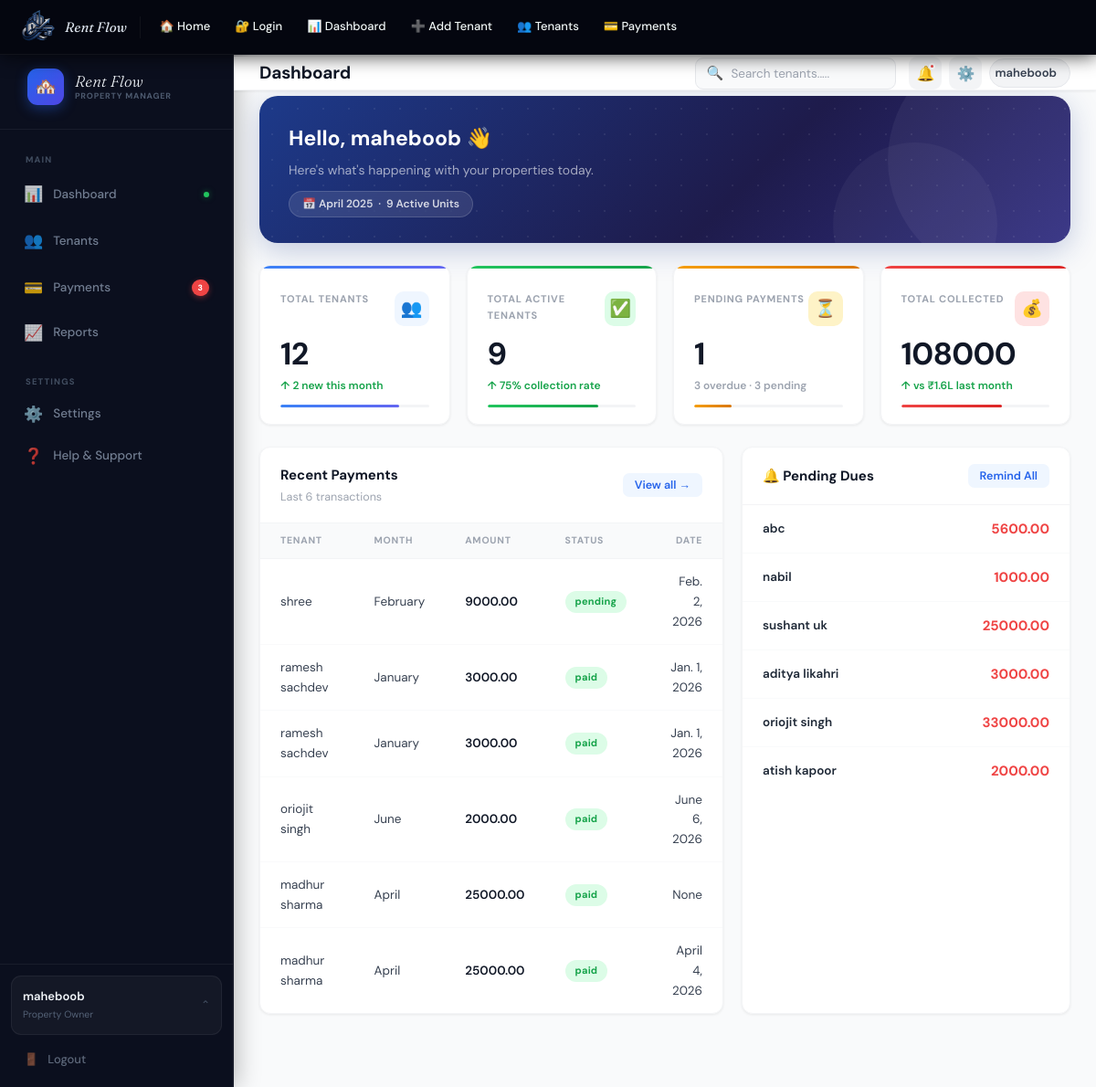
The page /dashboard/ (signed in) on the database its author committed.
### tracker/models.py (models this page shows, shortened)
class payment(models.Model):
    tenant=models.ForeignKey(tenant,on_delete=models.CASCADE,null=True)
    MONTH_CHOICES = [
    ("January", "January"),
    ("February", "February"),
    ("March", "March"),
    ("April", "April"),
    ("May", "May"),
    ("June", "June"),
    ("July", "July"),
    ("August", "August"),
    ("September", "September"),
    ("October", "October"),
    ("November", "November"),
    ("December", "December"),
]
    month=models.CharField(max_length=20,choices=MONTH_CHOICES)
    amount=models.DecimalField(max_digits=10,decimal_places=2,default="")
    status=models.CharField(max_length=20,null=True,
                            choices=[
                                ('paid','paid'),
                                ('unpaid','unpaid'),
                                ('pending','pending')]
                                )
    paid_date=models.DateField(null=True,blank=True)

class tenant(models.Model):
    name=models.CharField(max_length=100)
    phone=models.CharField(max_length=15,default="")
    monthly_rent=models.DecimalField(max_digits=10,decimal_places=2,default=0)
    join_date=models.DateField()
    is_active=models.BooleanField(default=True)

### tracker/views.py (the view, shortened to what this page needs)
# urls.py: path('dashboard/',views.dashboard,name="dashboard"),
@login_required
def dashboard(request):
      tenantlist=tenant.objects.all()
      is_active=tenant.objects.filter(is_active=True).count()
      paymentlist=payment.objects.all()
      amount=payment.objects.filter(status='paid').aggregate(total=Sum('amount'))['total'] or 0
      unpaid=payment.objects.filter(status='unpaid').count()
      pending_payments=payment.objects.filter(status='pending')
      search=request.GET.get("search")
      last_payment=paymentlist.order_by('-id')[:6]
      pending_dues=[]
      tenants=tenant.objects.all()
      for tenant_list in tenants:
            total_paid=payment.objects.filter(tenant=tenant_list).aggregate(total=Sum('amount'))['total'] or 0
            pending=tenant_list.monthly_rent-total_paid
            if pending>0:
                  pending_dues.append({
                        'name':tenant_list.name,
                        'due':pending
                  })
      context={
            'names':tenantlist,
            'count':tenantlist.count(),
            'is_active':is_active,
            'last_payment':last_payment,
            'paymentlist':paymentlist,
            'amount':amount,
            'unpaid':unpaid,
            'pending_payments':pending_payments,
            'pending_due': pending_dues
      }
      return render(request,"tracker/dashboard.html",context)

### tracker/templates/tracker/dashboard.html (shortened to what this page needs)
{% extends 'main_nav.html' %}
{% load static %}
{% block content %}
<link rel="stylesheet" href="{% static 'css/dash.css' %}">
<div id="page-dashboard" class="page active">
   <div class="app-shell">
   {% include 'tracker/side_nav.html' %}
  <div class="main-area">
    <div class="topbar">
      <div class="topbar-title">Dashboard</div>
      <div class="tb-search">
        <span class="tsi">🔍</span>
        <form method="GET">
          <input type="text" name="search" value="{{ request.GET.search }}" placeholder="Search tenants....." />
        </form>
      </div>
      <div class="tb-actions">
        <button class="tb-icon-btn">🔔<span class="notif-dot"></span></button>
        <button class="tb-icon-btn">⚙️</button>
        <div class="tb-user-pill">
          <span class="tb-uname">{{ request.user.username }}</span>
        </div>
      </div>
    </div>
    <div class="page-content">
      <div class="welcome-banner">
        <div class="wb-grid"></div>
        <div class="wb-text">
          <div class="hello">Hello, {{ request.user.username }} 👋</div>
          <div class="sub">Here's what's happening with your properties today.</div>
          <div class="date-badge">📅 April 2025 &nbsp;·&nbsp; {{ is_active }} Active Units</div>
        </div>
      </div>
      <div class="stats-grid">
        <div class="stat-card" style="animation:fadeUp .4s .05s var(--ease) both">
          <div class="accent-bar ac-blue"></div>
          <div class="stat-hdr">
            <div class="stat-lbl">Total Tenants</div>
            <div class="stat-iw si-blue">👥</div>
          </div>
          <div class="stat-val">{{ count }}</div>
          <div class="stat-chg sc-up">↑ 2 new this month</div>
          <div class="stat-bar">
            <div class="stat-bar-fill ac-blue" data-w="80%" style="width: 80%;"></div>
          </div>
        </div>
        <div class="stat-card" style="animation:fadeUp .4s .1s var(--ease) both">
          <div class="accent-bar ac-green"></div>
          <div class="stat-hdr">
            <div class="stat-lbl">Total active Tenants</div>
            <div class="stat-iw si-green">✅</div>
          </div>
          <div class="stat-val">{{ is_active }}</div>
          <div class="stat-chg sc-up">↑ 75% collection rate</div>
          <div class="stat-bar">
            <div class="stat-bar-fill ac-green" data-w="75%" style="width: 75%;"></div>
          </div>
        </div>
        <div class="stat-card" style="animation:fadeUp .4s .15s var(--ease) both">
          <div class="accent-bar ac-amber"></div>
          <div class="stat-hdr">
            <div class="stat-lbl">Pending Payments</div>
            <div class="stat-iw si-amber">⏳</div>
          </div>
          <div class="stat-val">{{ unpaid }}</div>
          <div class="stat-chg sc-neu">3 overdue · 3 pending</div>
          <div class="stat-bar">
            <div class="stat-bar-fill ac-amber" data-w="25%" style="width: 25%;"></div>
          </div>
        </div>
        <div class="stat-card" style="animation:fadeUp .4s .2s var(--ease) both">
          <div class="accent-bar ac-red"></div>
          <div class="stat-hdr">
            <div class="stat-lbl">Total Collected</div>
            <div class="stat-iw si-red">💰</div>
          </div>
          <div class="stat-val">{{ amount }}</div>
          <div class="stat-chg sc-up">↑ vs ₹1.6L last month</div>
          <div class="stat-bar">
            <div class="stat-bar-fill ac-red" data-w="68%" style="width: 68%;"></div>
          </div>
        </div>
      </div>
      <div class="content-grid">
        <div class="card" style="animation:fadeUp .4s .25s var(--ease) both">
          <div class="card-header">
            <div>
              <div class="card-title">Recent Payments</div>
              <div class="card-sub">Last 6 transactions</div>
            </div>
            <button class="card-action">View all →</button>
          </div>
          <table>
            <thead>
              <tr>
                <th>Tenant</th>
                <th>Month</th>
                <th>Amount</th>
                <th>Status</th>
                <th class="tr">Date</th>
              </tr>
            </thead>
            <tbody>
              {% for payment in last_payment %}
                <tr>
                  <td>
                    <div class="td-name">
                      <div class="n">{{ payment.tenant.name }}</div>
                    </div>
                  </td>
                  <td>{{ payment.month }}</td>
                  <td class="fw6">{{ payment.amount }}</td>
                  <td>
                    <span class="badge paid">{{ payment.status }}</span>
                  </td>
                  <td class="tr">{{ payment.paid_date }}</td>
                </tr>
              {% endfor %}
            </tbody>
          </table>
        </div>
        <div class="card" style="animation:fadeUp .4s .3s var(--ease) both">
          <div class="card-header">
            <div>
              <div class="card-title">🔔 Pending Dues</div>
            </div>
            <button class="card-action">Remind All</button>
          </div>
          <div class="pending-list">
              {% for pending in pending_due %}
            <div class="pending-item">
              <div class="pend-info">
                <div class="pend-name">{{ pending.name }}</div>
              </div>
              <div class="pend-amount">{{ pending.due }}</div>
            </div>
            {% endfor %}
          </div>
        </div>
      </div>
    </div>
   </div>
  </div>
</div>
{% endblock %}

### tracker/templates/tracker/side_nav.html (shortened to what this page needs)
{% load static %}
<!DOCTYPE html>
<html lang="en">
<head>
 <link rel="stylesheet" href="{% static 'css/side_nav.css' %}">
</head>
<body>
     <aside class="sidebar">
      <div class="sb-brand">
        <div class="sb-brand-inner">
          <div class="sb-logo-box">🏘️</div>
          <div class="sb-logo-text">
            <div class="sb-name">Rent Flow</div>
            <div class="sb-tag">Property Manager</div>
          </div>
        </div>
      </div>
      <div class="sb-section"><div class="sb-section-label">Main</div></div>
      <a class="sb-item active" href="{% url "dashboard" %}"><span class="si">📊</span> Dashboard <span class="sb-dot"></span></a>
      <a class="sb-item" href="{% url "tenant_list" %}"><span class="si">👥</span> Tenants</a>
      <a class="sb-item" href="{% url "payment_list" %}"><span class="si">💳</span> Payments <span class="sb-badge">3</span></a>
      <button class="sb-item"><span class="si">📈</span> Reports</button>
      <div class="sb-section" style="margin-top:8px;"><div class="sb-section-label">Settings</div></div>
      <button class="sb-item"><span class="si">⚙️</span> Settings</button>
      <button class="sb-item"><span class="si">❓</span> Help &amp; Support</button>
      <div class="sb-spacer"></div>
      <div class="sb-bottom">
        <div class="sb-user">
          <div class="sb-user-info"><div class="sb-u-name">{{ request.user.username }}</div><div class="sb-u-role">Property Owner</div></div>
          <span class="sb-chevron">⌃</span>
        </div>
        <button class="sb-logout"><span>🚪</span> <a href="{% url "logout" %}">Logout</a></button>
      </div>
    </aside>
</body>
</html>

### tracker/static/css/style.css (style rules this page uses)
:root { --blue-50:#eff6ff;--blue-100:#dbeafe;--blue-200:#bfdbfe; --blue-400:#60a5fa;--blue-500:#3b82f6;--blue-600:#2563eb; --blue-700:#1d4ed8;--blue-900:#1e3a8a; --indigo-50:#eef2ff;--indigo-400:#818cf8; --indigo-500:#6366f1;--indigo-600:#4f46e5; --gray-50:#f9fafb;--gray-100:#f3f4f6;--gray-200:#e5e7eb; --gray-300:#d1d5db;--gray-400:#9ca3af;--gray-500:#6b7280; --gray-600:#4b5563;--gray-700:#374151;--gray-800:#1f2937;--gray-900:#111827; --green-100:#dcfce7;--green-500:#22c55e;--green-600:#16a34a; --amber-100:#fef3c7;--amber-500:#f59e0b;--amber-600:#d97706; --red-100:#fee2e2;--red-500:#ef4444;--red-600:#dc2626; --sidebar-bg:#0b0f1e; --sidebar-w:256px; --sh-sm:0 1px 3px rgba(0,0,0,.07); --sh:0 2px 8px rgba(0,0,0,.08); --sh-md:0 6px 20px rgba(0,0,0,.09); --sh-lg:0 12px 40px rgba(0,0,0,.13); --r:12px;--r-lg:16px;--r-xl:20px; --dur:.22s;--ease:cubic-bezier(.4,0,.2,1); }
*,*::before,*::after { box-sizing:border-box;margin:0;padding:0; }
html { scroll-behavior:smooth; }
body { font-family:'DM Sans',sans-serif;background:var(--gray-50);color:var(--gray-800);line-height:1.6;font-size:15px;-webkit-font-smoothing:antialiased; }
.page { display:none;min-height:100vh;padding-top:42px; }
.page.active { display:block;animation:fadeIn .2s var(--ease); }

### rows shown on the page
payment: tenant.name "shree", month "February", amount "9000.00", status "pending", paid_date "Feb. 2, 2026"
payment: tenant.name "ramesh sachdev", month "January", amount "3000.00", status "paid", paid_date "Jan. 1, 2026"
payment: tenant.name "ramesh sachdev", month "January", amount "3000.00", status "paid", paid_date "Jan. 1, 2026"
payment: tenant.name "oriojit singh", month "June", amount "2000.00", status "paid", paid_date "June 6, 2026"
payment: tenant.name "madhur sharma", month "April", amount "25000.00", status "paid", paid_date "None"
payment: tenant.name "madhur sharma", month "April", amount "25000.00", status "paid", paid_date "April 4, 2026"
tenant: name "abc"
tenant: name "nabil"
tenant: name "sushant uk"
tenant: name "aditya likahri"
tenant: name "oriojit singh"
tenant: name "atish kapoor"

### other values the page prints
{{ request.user.username }} "maheboob"
{{ is_active }} "9"
{{ count }} "12"
{{ unpaid }} "1"
{{ amount }} "108000"
{{ pending.due }} "5600.00" "1000.00" "25000.00" "3000.00" "33000.00" "2000.00"
